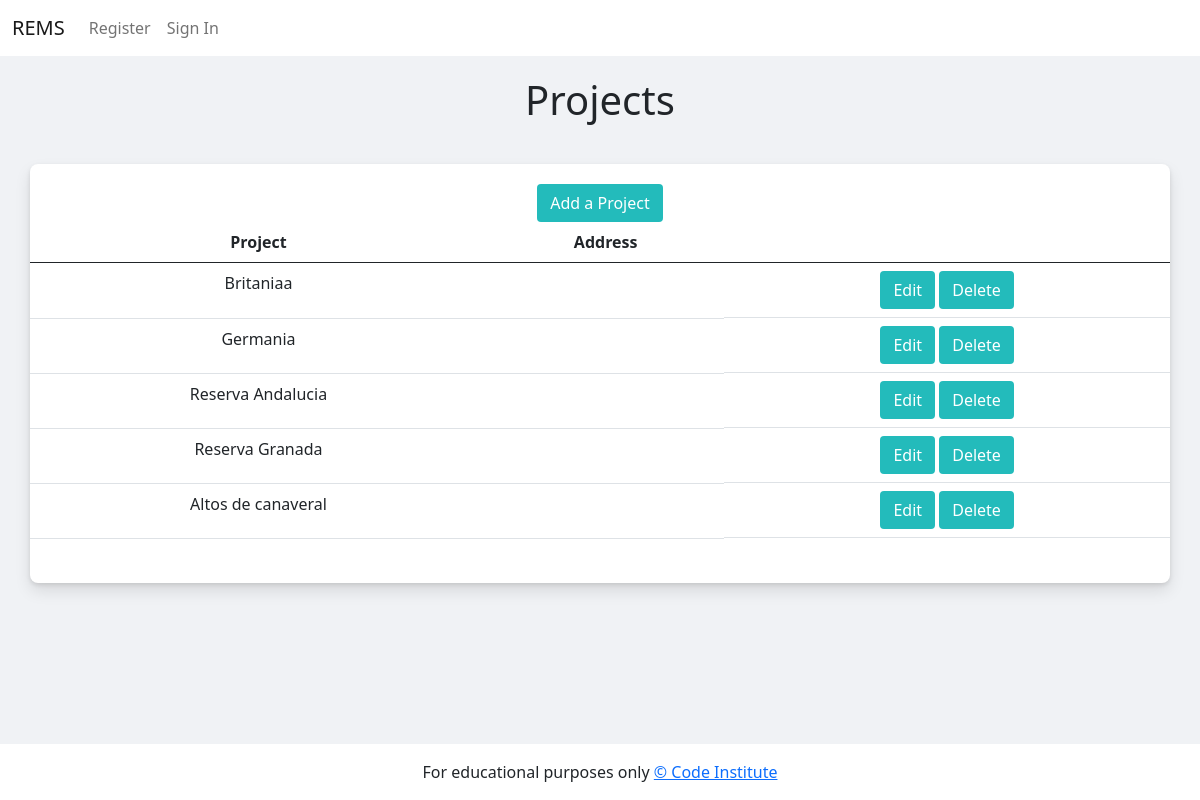
Before: /projects with the older database file.
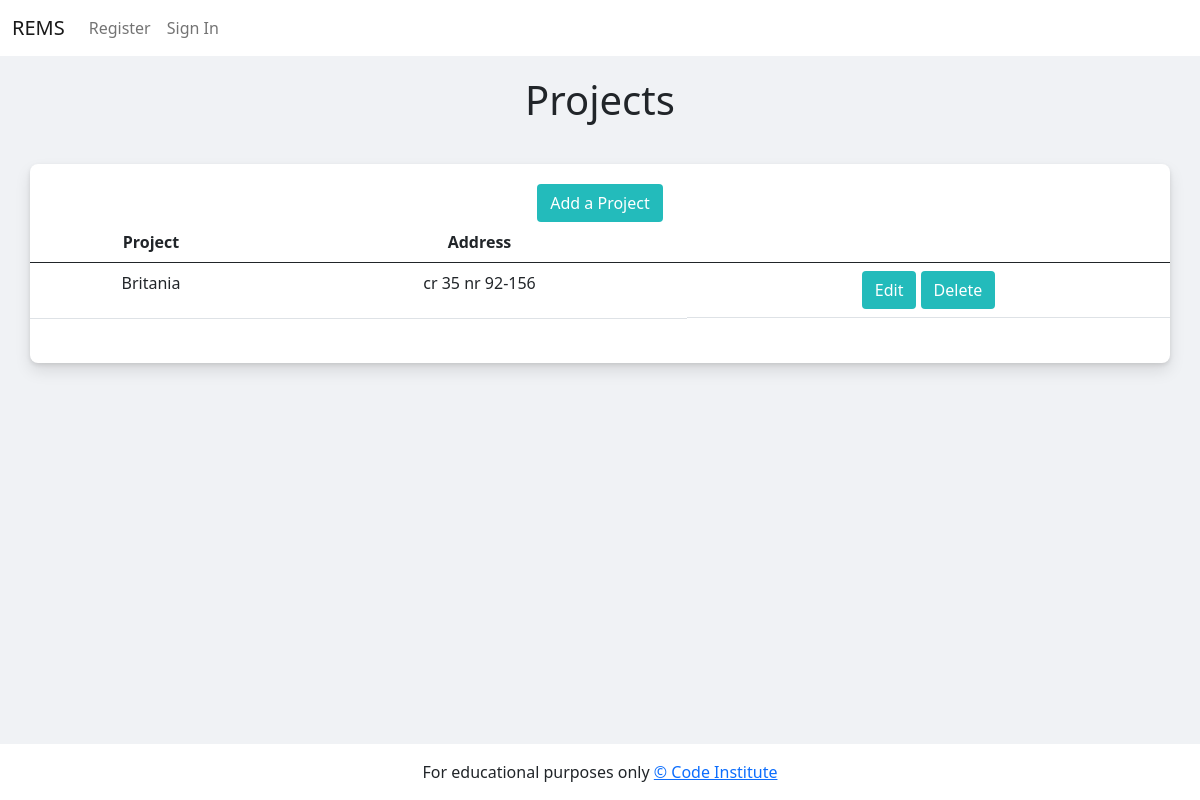
After: the same page with the newer database file.
### todo/models.py (models this page shows, shortened)
class Project(models.Model):
    project_name = models.CharField(max_length=50, null=False, blank=False)
    address = models.CharField(max_length=50, null=False, blank=False)

### todo/views.py (the view)
# urls.py: path('projects', views.get_projects, name='projects'),
def get_projects(request):
    projects = Project.objects.all()
    context = {
        'projects': projects
    }
    return render(request, 'projects.html', context)

### templates/projects.html
{% extends "base.html" %}
{% block content %}
<main class="container first-bg">
    <h1 class="h-center">Projects</h1>
    <div class="container-fluid second-bg">
        <a class="waves-effect waves-light btn btn-signup" href="/add_project">Add a Project</a>
        <div class="table-responsive">
            <table class="table">
                <thead>
                    <tr>
                        <th scope="col">Project</th>
                        <th scope="col">Address</th>
                        <th scope="col"></th>
                    </tr>
                </thead>
                {% for project in projects %}
                    <tr>
                        <td>{{ project.project_name }}</td>
                        <td>{{ project.address }}</td>
                        <td class="d-grid gap-2 d-md-block">
                            <a class="btn btn-signup" href="/edit_project/{{ project.id }}">Edit</a>
                            <a class="btn btn-signup" href="/delete_project/{{ project.id }}">Delete</a>
                        </td>
                    </tr>
                {% empty %}
                <tr><td>You haven't added any projects yet</td></tr>
                {% endfor %}
            </table>
        </div>
    </div>
</main>
{%endblock%}

Changed rows visible on the page:
removed Project: project_name "Britaniaa"
removed Project: project_name "Germania"
removed Project: project_name "Reserva Andalucia"
removed Project: project_name "Reserva Granada"
removed Project: project_name "Altos de canaveral"
added Project: project_name "Britania", address "cr 35 nr 92-156"
